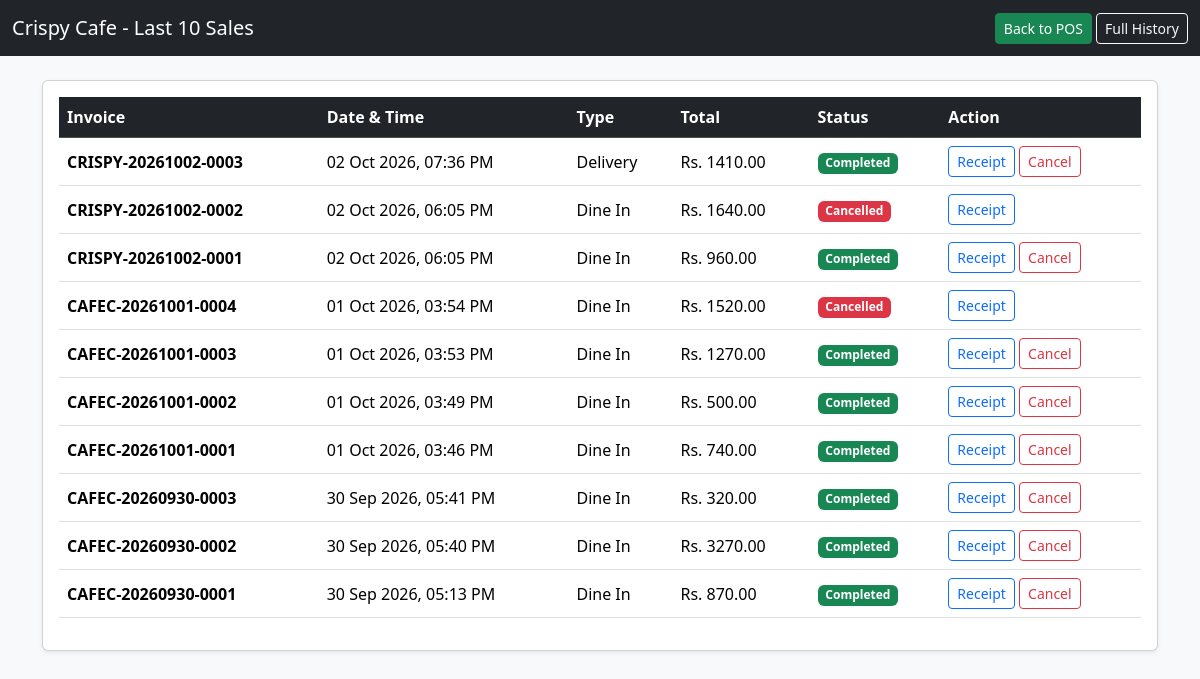
The page /last-10-sales/ (signed in) on the database its author committed.
### pos/models.py (models this page shows, shortened)
class Restaurant(models.Model):
    name = models.CharField(max_length=200)
    address = models.CharField(max_length=300, blank=True)
    phone = models.CharField(max_length=50, blank=True)
    logo = models.ImageField(upload_to='logos/', blank=True, null=True)
    primary_color = models.CharField(max_length=7, default='#0d6efd')   # Example: #0d6efd
    secondary_color = models.CharField(max_length=7, default='#198754')
    is_active = models.BooleanField(default=True)
    created_at = models.DateTimeField(auto_now_add=True)

class Sale(models.Model):
    ORDER_TYPES = (
        ('dine_in', 'Dine In'),
        ('take_away', 'Take Away'),
        ('delivery', 'Delivery'),
    )
    STATUS_CHOICES = (
        ('completed', 'Completed'),
        ('cancelled', 'Cancelled'),
    )
    restaurant = models.ForeignKey(Restaurant, on_delete=models.CASCADE)
    invoice_no = models.CharField(max_length=50)
    order_type = models.CharField(max_length=20, choices=ORDER_TYPES)
    customer = models.ForeignKey(Customer, on_delete=models.SET_NULL, null=True, blank=True)
    subtotal = models.DecimalField(max_digits=10, decimal_places=2, default=0)
    discount = models.DecimalField(max_digits=10, decimal_places=2, default=0)
    delivery_charge = models.DecimalField(max_digits=10, decimal_places=2, default=0)
    total = models.DecimalField(max_digits=10, decimal_places=2, default=0)
    status = models.CharField(max_length=20, choices=STATUS_CHOICES, default='completed')
    created_by = models.ForeignKey(User, on_delete=models.SET_NULL, null=True)
    created_at = models.DateTimeField(auto_now_add=True)
    class Meta:
        unique_together = ('restaurant', 'invoice_no')

### pos/views.py (the view)
# urls.py: path('last-10-sales/', views.last_10_sales, name='last_10_sales'),
@login_required(login_url='login')
def last_10_sales(request):
    restaurant = get_user_restaurant(request.user)
    if not restaurant:
        return render(request, 'pos/no_restaurant.html')
    sales = Sale.objects.filter(restaurant=restaurant).order_by('-created_at')[:10]
    context = {
        'sales': sales,
        'restaurant': restaurant,
    }
    return render(request, 'pos/last_10_sales.html', context)

### pos/views.py (called while the page is built)
def get_user_restaurant(user):
    try:
        profile = UserProfile.objects.get(user=user)
        return profile.restaurant
    except UserProfile.DoesNotExist:
        return None

### pos/templates/pos/last_10_sales.html (shortened to what this page needs)
<!DOCTYPE html>
<html lang="en">
<head>
    <link href="https://cdn.jsdelivr.net/npm/bootstrap@5.3.3/dist/css/bootstrap.min.css" rel="stylesheet">
</head>
<body class="bg-light">
<nav class="navbar navbar-dark bg-dark">
    <div class="container-fluid">
        <span class="navbar-brand">{{ restaurant.name }} - Last 10 Sales</span>
        <div>
            <a href="/pos/" class="btn btn-success btn-sm">Back to POS</a>
            <a href="/sales-history/" class="btn btn-outline-light btn-sm">Full History</a>
        </div>
    </div>
</nav>
<div class="container mt-4">
    <div class="card shadow-sm">
        <div class="card-body">
            <table class="table table-hover align-middle">
                <thead class="table-dark">
                    <tr>
                        <th>Invoice</th>
                        <th>Date & Time</th>
                        <th>Type</th>
                        <th>Total</th>
                        <th>Status</th>
                        <th>Action</th>
                    </tr>
                </thead>
                <tbody>
                    {% for sale in sales %}
                    <tr>
                        <td class="fw-bold">{{ sale.invoice_no }}</td>
                        <td>{{ sale.created_at|date:"d M Y, h:i A" }}</td>
                        <td>{{ sale.get_order_type_display }}</td>
                        <td>Rs. {{ sale.total }}</td>
                        <td>
                            {% if sale.status == 'completed' %}
                                <span class="badge bg-success">Completed</span>
                            {% else %}
                                <span class="badge bg-danger">Cancelled</span>
                            {% endif %}
                        </td>
                        <td>
                            <a href="/receipt/{{ sale.invoice_no }}/" target="_blank" class="btn btn-sm btn-outline-primary">Receipt</a>
                            {% if sale.status == 'completed' %}
                            <a href="/cancel-sale/{{ sale.id }}/"
                               class="btn btn-sm btn-outline-danger"
                               onclick="return confirm('Are you sure you want to cancel this sale? Stock will be restored.')">
                                Cancel
                            </a>
                            {% endif %}
                        </td>
                    </tr>
                    {% empty %}
                    <tr>
                        <td colspan="6" class="text-center text-muted py-4">No sales found</td>
                    </tr>
                    {% endfor %}
                </tbody>
            </table>
        </div>
    </div>
</div>
</body>
</html>

### rows shown on the page
Restaurant: name "Crispy Cafe"
Sale: invoice_no "CRISPY-20261002-0003", created_at "02 Oct 2026, 07:36 PM", order_type "Delivery", total "1410.00", status "Completed"
Sale: invoice_no "CRISPY-20261002-0002", created_at "02 Oct 2026, 06:05 PM", order_type "Dine In", total "1640.00", status "Cancelled"
Sale: invoice_no "CRISPY-20261002-0001", created_at "02 Oct 2026, 06:05 PM", order_type "Dine In", total "960.00", status "Completed"
Sale: invoice_no "CAFEC-20261001-0004", created_at "01 Oct 2026, 03:54 PM", order_type "Dine In", total "1520.00", status "Cancelled"
Sale: invoice_no "CAFEC-20261001-0003", created_at "01 Oct 2026, 03:53 PM", order_type "Dine In", total "1270.00", status "Completed"
Sale: invoice_no "CAFEC-20261001-0002", created_at "01 Oct 2026, 03:49 PM", order_type "Dine In", total "500.00", status "Completed"
Sale: invoice_no "CAFEC-20261001-0001", created_at "01 Oct 2026, 03:46 PM", order_type "Dine In", total "740.00", status "Completed"
Sale: invoice_no "CAFEC-20260930-0003", created_at "30 Sep 2026, 05:41 PM", order_type "Dine In", total "320.00", status "Completed"
Sale: invoice_no "CAFEC-20260930-0002", created_at "30 Sep 2026, 05:40 PM", order_type "Dine In", total "3270.00", status "Completed"
Sale: invoice_no "CAFEC-20260930-0001", created_at "30 Sep 2026, 05:13 PM", order_type "Dine In", total "870.00", status "Completed"
